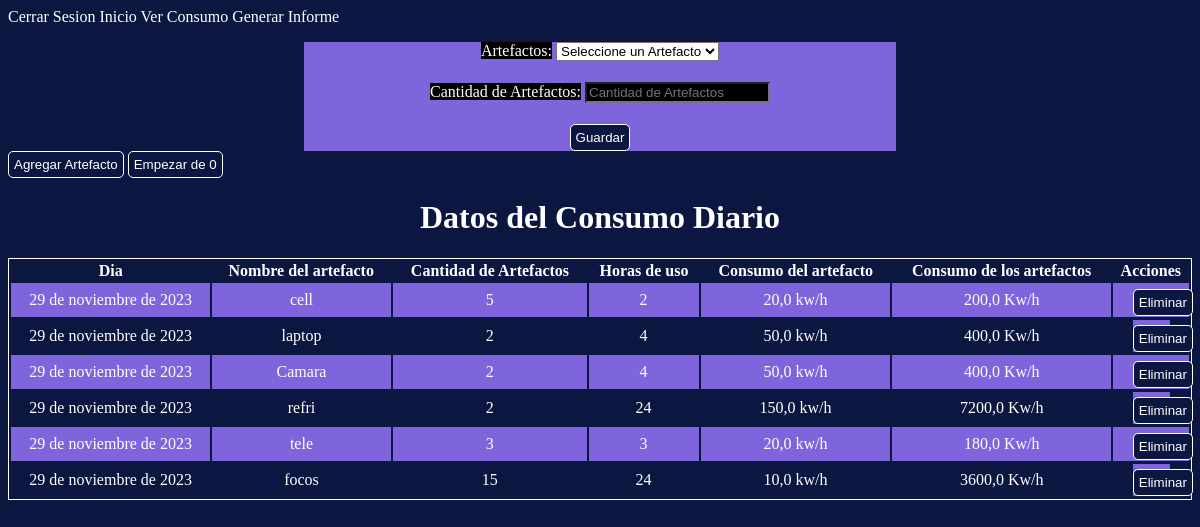
/paginaUsuario/inventario/ (signed in), run on the app's committed database.
### energy/models.py (models this page shows, shortened)
class Inventario(models.Model):
    user = models.ForeignKey(User, on_delete=models.CASCADE)
    artefacto = Artefactos.objects.all()
    dia = models.DateField(default=datetime.now)
    nombre = models.CharField(max_length=20)
    horasDeUso = models.IntegerField(default=0)
    cantidadArtefactos = models.IntegerField()
    consumoArtefacto = models.FloatField(default=0)
    consumoTotal = models.FloatField(default=0)

### energy/views.py (the view, shortened to what this page needs)
# urls.py: path('paginaUsuario/inventario/', inventario, name="inventario"),
def inventario(request):
    if request.user.is_authenticated:
        inventarioArtefacto = Inventario.objects.filter(user=request.user)
        consumoDiarioDelMes = ConsumoDiarioMensual.objects.filter(user=request.user)
        if request.method == 'GET':
            form = InventarioForm(user=request.user)
            return render(request, 'energy/home/inventario.html', {
                'form': form,
                'inventarioArtefacto': inventarioArtefacto,
                'consumoDiario': consumoDiarioDelMes,
                'eliminarInventario': eliminarInventario,
            })
    else:
        return render(request, 'energy/home/inventario.html', {
            'eliminar': eliminarDiaEnInventario,
        })

### energy/forms.py
class InventarioForm(forms.ModelForm):
    artefactos = forms.ModelChoiceField(
        widget=forms.Select(attrs={'placeholder': 'Artefactos'}),
        queryset=Artefactos.objects.all(),  # Inicialmente todos los artefactos, se actualizará en el __init__
        empty_label='Seleccione un Artefacto',
        required=True,
    )
    class Meta:
        model = Inventario
        fields = ('artefactos', 'cantidadArtefactos')
        widgets = {
            'cantidadArtefactos': forms.NumberInput(attrs={'placeholder': 'Cantidad de Artefactos'}),
        }
        labels = {
            'artefactos': 'Artefacto',
            'cantidadArtefactos': 'Cantidad de Artefactos',
        }
    def __init__(self, user, *args, **kwargs):
        super(InventarioForm, self).__init__(*args, **kwargs)
        self.fields['artefactos'].queryset = Artefactos.objects.filter(user=user)

### energy/models.py (called while the page is built)
    def __str__(self):
        return f"{self.nombreArtefacto}"

### energy/templates/energy/home/inventario.html (shortened to what this page needs)
<!DOCTYPE html>
<html lang="en">
<head>
</head>
<body>
<a href="{% url 'cerrarSesion' %}">Cerrar Sesion</a>
<a href="{% url 'paginaUsuario' %}">Inicio</a>
<a href="{% url 'proyecciones' %}">Ver Consumo</a>
<a href="{% url 'informe' %}">Generar Informe</a>
<form method="post" action="{% url 'inventario' %}">
  {{ form.as_p }}
  <button type="submit">Guardar</button>
</form>
<button type="submit" ><a href="{% url 'artefacto' %}">Agregar Artefacto</a></button>
<button type="submit"><a href="{% url 'eliminarInventario' %}"> Empezar de 0</a></button>
<h1>Datos del Consumo Diario</h1>
<table>
  <tr>
      <th>Dia</th>
      <th>Nombre del artefacto</th>
      <th>Cantidad de Artefactos</th>
      <th>Horas de uso</th>
      <th>Consumo del artefacto</th>
      <th>Consumo de los artefactos</th>
      <th>Acciones</th>
  </tr>
  {% for inventario in inventarioArtefacto %}
    <tr>
        <td>{{ inventario.dia }}</td>
        <td>{{ inventario.nombre }}</td>
        <td>{{ inventario.cantidadArtefactos }}</td>
        <td>{{ inventario.horasDeUso }}</td>
        <td>{{ inventario.consumoArtefacto }} kw/h</td>
        <td>{{ inventario.consumoTotal }} Kw/h</td>
        <td>
        <form method="post" action="{% url 'eliminarDiaEnInventario' inventario.id %}">
          <button type="submit">Eliminar</button>
        </form>
        </td>
    </tr>
  {% endfor %}
</table>
</body>
</html>

### data on the page
Inventario: dia "29 de noviembre de 2023", nombre "cell", cantidadArtefactos "5", horasDeUso "2", consumoArtefacto "20,0", consumoTotal "200,0"
Inventario: dia "29 de noviembre de 2023", nombre "laptop", cantidadArtefactos "2", horasDeUso "4", consumoArtefacto "50,0", consumoTotal "400,0"
Inventario: dia "29 de noviembre de 2023", nombre "Camara", cantidadArtefactos "2", horasDeUso "4", consumoArtefacto "50,0", consumoTotal "400,0"
Inventario: dia "29 de noviembre de 2023", nombre "refri", cantidadArtefactos "2", horasDeUso "24", consumoArtefacto "150,0", consumoTotal "7200,0"
Inventario: dia "29 de noviembre de 2023", nombre "tele", cantidadArtefactos "3", horasDeUso "3", consumoArtefacto "20,0", consumoTotal "180,0"
Inventario: dia "29 de noviembre de 2023", nombre "focos", cantidadArtefactos "15", horasDeUso "24", consumoArtefacto "10,0", consumoTotal "3600,0"
